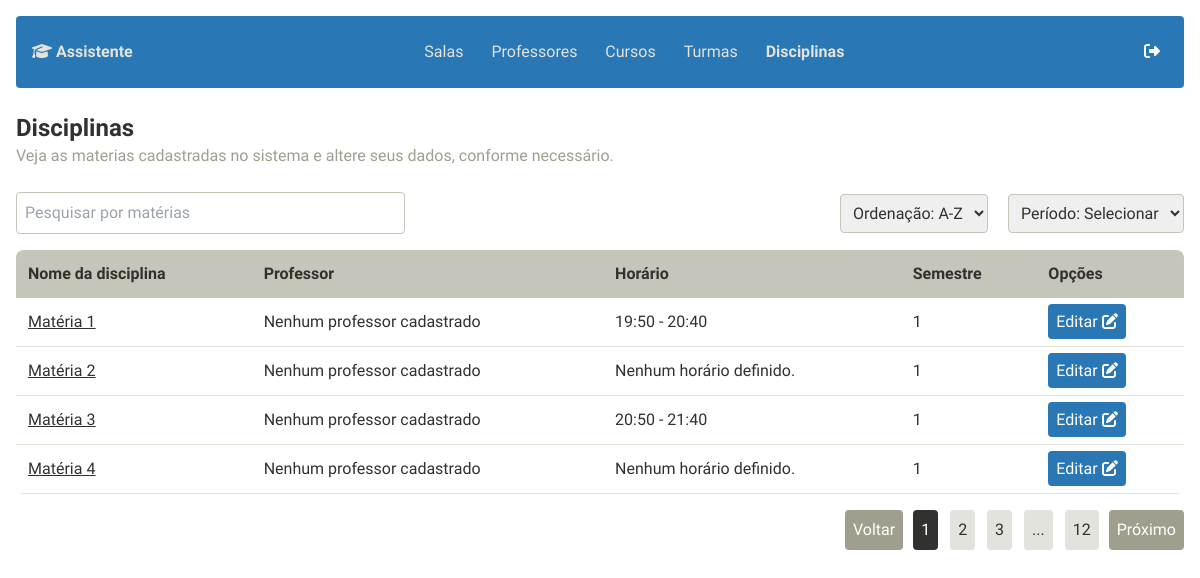
The page /materias/ on the database as committed earlier.
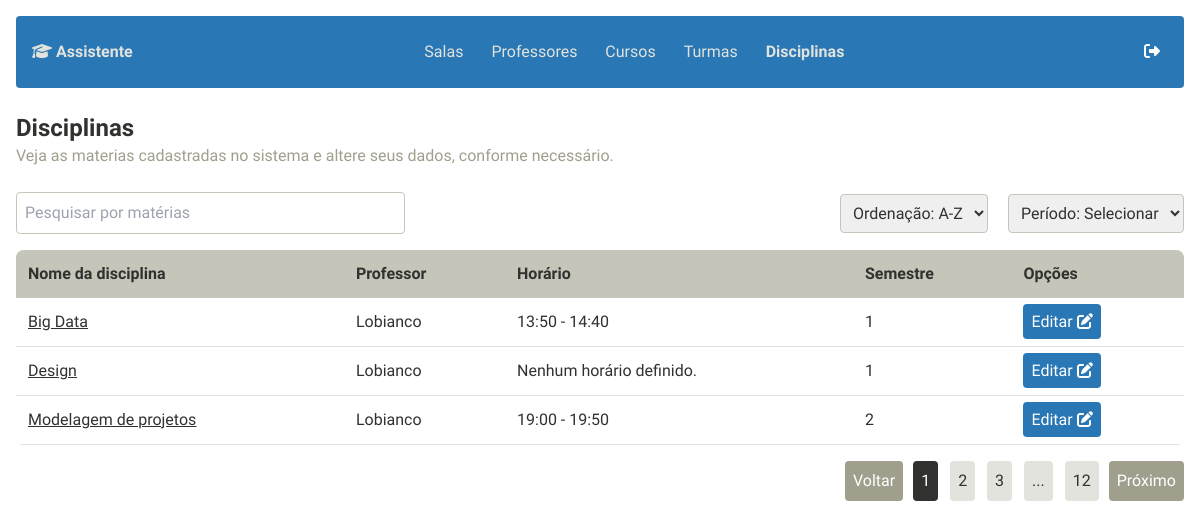
The same page on the database as committed later.
### materias/models.py (models this page shows, shortened)
class Materia(models.Model):
    nome = models.CharField(max_length=100)
    semestre = models.IntegerField(validators=[MaxValueValidator(12), MinValueValidator(1)])
    professor = models.ForeignKey(Professor, on_delete=models.CASCADE, blank=True, null=True)
    horarios_por_dia = models.JSONField(default=dict, blank=True, null=True)  # Ex: {"2": ["08:00-10:00"], "3": ["14:00-16:00"]}

### professors/models.py (models this page shows, shortened)
class Professor(models.Model):
    nome = models.CharField(max_length=100)
    email = models.EmailField(default="")
    ra = models.CharField(max_length=20, unique=True, default="")
    max_horas = models.FloatField()
    horas_atuais = models.FloatField(default=0.0)
    def __str__(self):
        return self.nome

### materias/views.py (the view)
# urls.py: path('', materia_list, name='materia_list')
def materia_list(request):
    materias = Materia.objects.all()
    return render(request, 'materias/materia_list.html', {'materias': materias})

### materias/templates/materias/materia_list.html (shortened to what this page needs)
<!DOCTYPE html>
<html lang="pt-BR">
  <head>
    {% include "app/custom/imports.html" %}
  </head>
  <body class="font-montserrat bg-background text-custom1">
    <div class="min-h-screen p-4">
      {% include "app/widgets/navbar.html" %}
      <div class="mb-6">
        <h1 class="text-2xl font-bold">Disciplinas</h1>
        <p class="text-custom2">
          Veja as materias cadastradas no sistema e altere seus dados, conforme
          necessário.
        </p>
      </div>
      <div class="flex justify-between items-center mb-4">
        <input
          type="text"
          placeholder="Pesquisar por matérias"
          class="border border-custom5 p-2 rounded w-1/3 focus:outline-none focus:ring-2 focus:ring-custom1 transition-all"
        />
        <div class="space-x-4">
          <select
            class="border border-custom5 p-2 rounded focus:outline-none focus:ring-2 focus:ring-custom1 transition-all"
          >
            <option>Ordenação: A-Z</option>
          </select>
          <select
            class="border border-custom5 p-2 rounded focus:outline-none focus:ring-2 focus:ring-custom1 transition-all"
          >
            <option>Período: Selecionar</option>
          </select>
        </div>
      </div>
      <table class="min-w-full bg-custom3 rounded-lg overflow-hidden">
        <thead>
          <tr class="text-left text-custom1 bg-custom5">
            <th class="p-3">Nome da disciplina</th>
            <th class="p-3">Professor</th>
            <th class="p-3">Horário</th>
            <th class="p-3">Semestre</th>
            <th class="p-3">Opções</th>
          </tr>
        </thead>
        <tbody class="bg-white">
          {% for materia in materias %}
          <tr class="border-b border-custom4 hover:bg-custom4 transition-all">
            <td class="p-3 underline">
              <a href="{% url 'materia_modelo_edit' materia.id %}"
                >{{materia.nome}}</a
              >
            </td>
            <td class="p-3">
              {% if materia.professor %}
                  {{ materia.professor }}
              {% else %}
                  Nenhum professor cadastrado
              {% endif %}
          </td>
            <td class="p-3">
              {% for dia, horarios in materia.horarios_por_dia.items %}
              <p>
                <strong>{{ dia|date:"l" }}</strong> {{ horarios|join:", " }}
              </p>
              {% empty %}
              <p>Nenhum horário definido.</p>
              {% endfor %}
            </td>
            <td class="p-3">{{ materia.semestre }}</td>
            <td class="p-3">
              <a
                href="{% url 'materia_modelo_edit' materia.id %}"
                class="bg-custom6 text-white p-2 rounded hover:bg-custom2 transition-colors"
                >Editar <i class="fa-solid fa-pen-to-square"></i
              ></a>
            </td>
          </tr>
          {% empty %}
          <tr class="border-b border-custom4">
            <td colspan="5" class="p-3 text-center text-custom2">
              Nenhuma materia cadastrada.
            </td>
          </tr>
          {% endfor %}
        </tbody>
      </table>
      <div class="flex justify-end items-center mt-4 gap-x-2.5">
        <button
          class="p-2 bg-custom2 text-white rounded hover:bg-custom1 transition-colors"
        >
          Voltar
        </button>
        <div class="space-x-2">
          <button
            class="p-2 bg-custom1 text-white rounded hover:bg-custom2 transition-colors"
          >
            1
          </button>
          <button
            class="p-2 bg-custom3 text-custom1 rounded hover:bg-custom2 transition-colors"
          >
            2
          </button>
          <button
            class="p-2 bg-custom3 text-custom1 rounded hover:bg-custom2 transition-colors"
          >
            3
          </button>
          <button
            class="p-2 bg-custom3 text-custom1 rounded hover:bg-custom2 transition-colors"
          >
            ...
          </button>
          <button
            class="p-2 bg-custom3 text-custom1 rounded hover:bg-custom2 transition-colors"
          >
            12
          </button>
        </div>
        <button
          class="p-2 bg-custom2 text-white rounded hover:bg-custom1 transition-colors"
        >
          Próximo
        </button>
      </div>
    </div>
  </body>
</html>

### templates/app/custom/imports.html (shortened to what this page needs)
{% load static %}
<script src="https://cdn.tailwindcss.com"></script>
<script src="{% static '/app/js/tailwind.config.js' %}"></script>

### templates/app/widgets/navbar.html
<nav class="bg-custom6 p-4 rounded mb-6 flex justify-between items-center">
  <div>
    <i class="fa-solid fa-graduation-cap text-custom3"></i>
    <a href="#" class="text-custom3 font-bold">Assistente</a>
  </div>
  <div class="space-x-6">
    <a
      href="/salas/"
      class="text-custom3 hover:text-custom2 transition-colors {% if request.path == '/salas/' %} font-bold {% endif %}"
    >
      Salas
    </a>
    <a
      href="/professors/"
      class="text-custom3 hover:text-custom2 transition-colors {% if request.path == '/professors/' %} font-bold {% endif %}"
    >
      Professores
    </a>
    <a
      href="/courses/"
      class="text-custom3 hover:text-custom2 transition-colors {% if request.path == '/courses/' %} font-bold {% endif %}"
    >
      Cursos
    </a>
    <a
      href="/turmas/"
      class="text-custom3 hover:text-custom2 transition-colors {% if request.path == '/turmas/' %} font-bold {% endif %}"
    >
      Turmas
    </a>
    <a
      href="/materias/"
      class="text-custom3 hover:text-custom2 transition-colors {% if request.path == '/materias/' %} font-bold {% endif %}"
    >
      Disciplinas
    </a>
  </div>
  <div>
    <button class="p-2 bg-transparent text-white">
      <i class="fa-solid fa-right-from-bracket"></i>
    </button>
  </div>
</nav>

Rows that differ between the two databases and show on the page:
removed Materia: nome "Matéria 1", shows "Nenhum professor cadastrado", horarios_por_dia "19:50 - 20:40", semestre "1"
removed Materia: nome "Matéria 2", shows "Nenhum professor cadastrado", semestre "1"
removed Materia: nome "Matéria 3", shows "Nenhum professor cadastrado", horarios_por_dia "20:50 - 21:40", semestre "1"
removed Materia: nome "Matéria 4", shows "Nenhum professor cadastrado", semestre "1"
added Materia: nome "Big Data", professor "Lobianco", horarios_por_dia "13:50 - 14:40", semestre "1"
added Materia: nome "Design", professor "Lobianco", semestre "1"
added Materia: nome "Modelagem de projetos", professor "Lobianco", horarios_por_dia "19:00 - 19:50", semestre "2"
